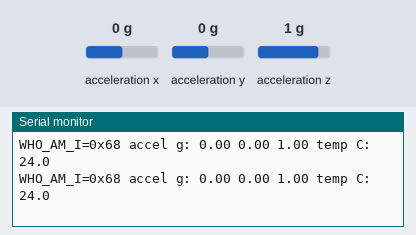
Recording of a sketch running on a simulated Arduino Uno, built with avr-gcc and run on an emulated ATmega328P. Parts: the last lines printed to the serial monitor. Wiring (inferred from the names in the program): MPU-6050 motion sensor at I2C address 0x68. The test bench sets the inputs (shaded band); at power-on: acceleration x 0 g, acceleration y 0 g, acceleration z 1 g.

Above: at 1.3 s.
1.4 s: acceleration x set to -1.4 g
At 2.0 s:
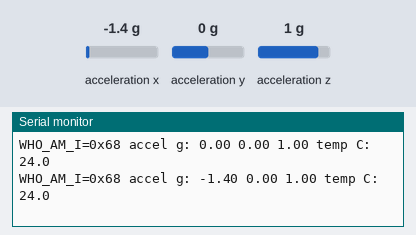
2.9 s: acceleration y set to -1.4 g
At 3.5 s:
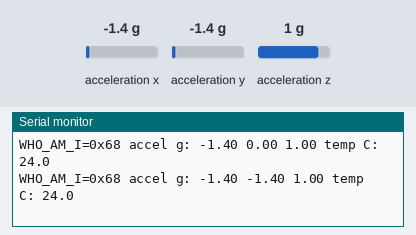
4.4 s: acceleration z set to -1.4 g
At 5.0 s:
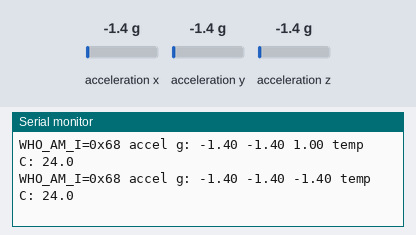

The sketch:

WireMPU6050.ino
```cpp
// Read an MPU6050 (e.g. a GY-521 board, address 0x68) over Wire with plain register
// accesses, no libraries: WHO_AM_I, then the accelerometer and temperature twice a second.
// Exercises write-then-read with a repeated start, as sensor libraries do.
#include <Wire.h>

const uint8_t MPU = 0x68;

uint8_t read_reg(uint8_t reg) {
    Wire.beginTransmission(MPU);
    Wire.write(reg);
    Wire.endTransmission(false);
    Wire.requestFrom(MPU, size_t(1));
    return Wire.available() ? Wire.read() : 0xFF;
}

void setup() {
    Serial.begin(115200);
    Wire.begin();
    delay(100);
    // Wake it from sleep (PWR_MGMT_1 = 0).
    Wire.beginTransmission(MPU);
    Wire.write(0x6B);
    Wire.write(0);
    Serial.print("wake: ");
    Serial.println(Wire.endTransmission());
}

void loop() {
    Serial.print("WHO_AM_I=0x");
    Serial.print(read_reg(0x75), HEX);
    // ACCEL_XOUT_H .. TEMP_OUT_L: 8 bytes from 0x3B in one read.
    Wire.beginTransmission(MPU);
    Wire.write(0x3B);
    Wire.endTransmission(false);
    if (Wire.requestFrom(MPU, size_t(8)) == 8) {
        int16_t v[4];
        for (int i = 0; i < 4; i++) v[i] = int16_t((Wire.read() << 8) | Wire.read());
        // +-2 g full scale: 16384 per g. Temperature: raw / 340 + 36.53 C.
        Serial.print(" accel g: ");
        Serial.print(v[0] / 16384.0, 2);
        Serial.print(" ");
        Serial.print(v[1] / 16384.0, 2);
        Serial.print(" ");
        Serial.print(v[2] / 16384.0, 2);
        Serial.print(" temp C: ");
        Serial.print(v[3] / 340.0 + 36.53, 1);
    } else {
        Serial.print(" read failed");
    }
    Serial.println();
    delay(500);
}
```

Measured:
- after the input at 1.4 s, the serial monitor: prints a new line after 0.21 s (image 1)
- after the input at 2.9 s, the serial monitor: prints a new line after 0.22 s (image 2)
- after the input at 4.4 s, the serial monitor: prints a new line after 0.23 s (image 3)
